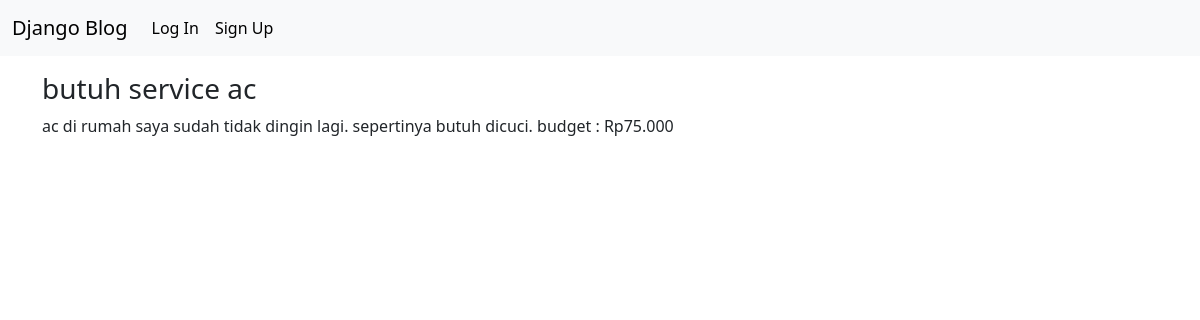
The app's page /post/2/ with its own data.
### blog/models.py (models this page shows, shortened)
class Post(models.Model):
    title = models.CharField(max_length=200)
    author = models.ForeignKey(
        "auth.User",
        on_delete=models.CASCADE,
    )
    body = models.TextField()

### blog/views.py (the view)
# urls.py: path("post/<int:pk>/", BlogDetailView.as_view(), name="post_detail"),
class BlogDetailView(DetailView):
    model = Post
    template_name = "post_detail.html"

### templates/post_detail.html (shortened to what this page needs)
{% extends "base.html" %}
{% block content %}
<div class="mt-3">
    <h3>{{ post.title }}</h3>
    <p>{{ post.body }}</p>
</div>
{% endblock %}

### records on screen
Post: title "butuh service ac", body "ac di rumah saya sudah tidak dingin lagi. sepertinya butuh dicuci. budget : Rp75.000"
